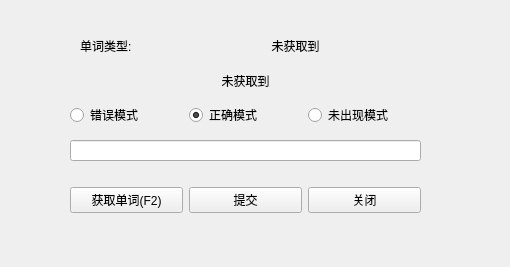
<?xml version="1.0" encoding="UTF-8"?>
<ui version="4.0">
 <class>StudyView</class>
 <widget class="QWidget" name="StudyView">
  <property name="geometry">
   <rect>
    <x>0</x>
    <y>0</y>
    <width>510</width>
    <height>267</height>
   </rect>
  </property>
  <property name="windowTitle">
   <string>Form</string>
  </property>
  <widget class="QLabel" name="label">
   <property name="geometry">
    <rect>
     <x>70</x>
     <y>71</y>
     <width>351</width>
     <height>20</height>
    </rect>
   </property>
   <property name="text">
    <string>未获取到</string>
   </property>
   <property name="alignment">
    <set>Qt::AlignCenter</set>
   </property>
  </widget>
  <widget class="QLineEdit" name="lineEdit">
   <property name="geometry">
    <rect>
     <x>70</x>
     <y>140</y>
     <width>351</width>
     <height>21</height>
    </rect>
   </property>
  </widget>
  <widget class="QWidget" name="horizontalLayoutWidget">
   <property name="geometry">
    <rect>
     <x>70</x>
     <y>170</y>
     <width>351</width>
     <height>61</height>
    </rect>
   </property>
   <layout class="QHBoxLayout" name="horizontalLayout">
    <item>
     <widget class="QPushButton" name="pushButton_2">
      <property name="text">
       <string>获取单词(F2)</string>
      </property>
      <property name="shortcut">
       <string>F2</string>
      </property>
     </widget>
    </item>
    <item>
     <widget class="QPushButton" name="pushButton">
      <property name="text">
       <string>提交</string>
      </property>
      <property name="shortcut">
       <string>Return</string>
      </property>
     </widget>
    </item>
    <item>
     <widget class="QPushButton" name="pushButton_3">
      <property name="text">
       <string>关闭</string>
      </property>
     </widget>
    </item>
   </layout>
  </widget>
  <widget class="QWidget" name="horizontalLayoutWidget_2">
   <property name="geometry">
    <rect>
     <x>70</x>
     <y>100</y>
     <width>351</width>
     <height>31</height>
    </rect>
   </property>
   <layout class="QHBoxLayout" name="horizontalLayout_2">
    <item>
     <widget class="QRadioButton" name="radioButton_2">
      <property name="text">
       <string>错误模式</string>
      </property>
     </widget>
    </item>
    <item>
     <widget class="QRadioButton" name="radioButton">
      <property name="text">
       <string>正确模式</string>
      </property>
      <property name="checked">
       <bool>true</bool>
      </property>
     </widget>
    </item>
    <item>
     <widget class="QRadioButton" name="radioButton_3">
      <property name="text">
       <string>未出现模式</string>
      </property>
     </widget>
    </item>
   </layout>
  </widget>
  <widget class="QLabel" name="label_2">
   <property name="geometry">
    <rect>
     <x>80</x>
     <y>30</y>
     <width>71</width>
     <height>31</height>
    </rect>
   </property>
   <property name="text">
    <string>单词类型:</string>
   </property>
  </widget>
  <widget class="QLabel" name="label_3">
   <property name="geometry">
    <rect>
     <x>170</x>
     <y>30</y>
     <width>251</width>
     <height>31</height>
    </rect>
   </property>
   <property name="text">
    <string>未获取到</string>
   </property>
   <property name="alignment">
    <set>Qt::AlignCenter</set>
   </property>
  </widget>
 </widget>
 <resources/>
 <connections>
  <connection>
   <sender>pushButton_3</sender>
   <signal>clicked()</signal>
   <receiver>StudyView</receiver>
   <slot>close()</slot>
   <hints>
    <hint type="sourcelabel">
     <x>344</x>
     <y>171</y>
    </hint>
    <hint type="destinationlabel">
     <x>360</x>
     <y>229</y>
    </hint>
   </hints>
  </connection>
 </connections>
</ui>
